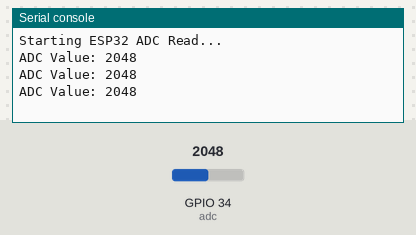
Simulated run of this program. Board: ESP32 board running MicroPython. Parts: the last lines printed to the serial console. Inputs (shaded band) come from the test bench; at power-on: GPIO 34 (adc) = 2048 (analog values on the 0–4095 scale).

Above: at 1.2 s.
1.3 s: GPIO 34 (adc) set to 2866
At 1.9 s:
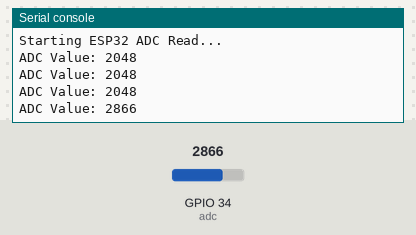
2.8 s: GPIO 34 (adc) set to 3603
At 3.4 s:
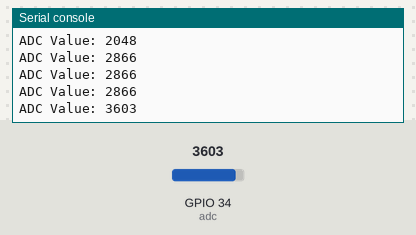
Timing chart, 0 to 5.8 s (numbered marks = the images above; inputs shaded):
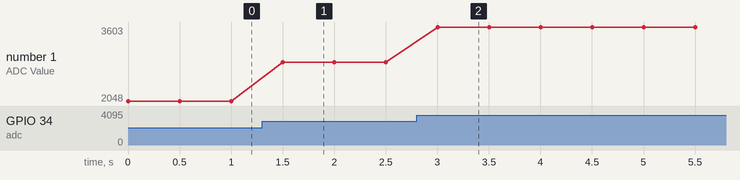

Measured:
- after the input at 1.3 s, the serial console: prints a new line after 0.20 s (image 1)
- after the input at 2.8 s, the serial console: prints a new line after 0.20 s (image 2)
- plotted number 1: 2048 → 2866 after the input at 1.3 s, 2866 → 3603 after the input at 2.8 s

The program:

adc_read.py
```python
from machine import Pin, ADC
import time

# Analog input on GPIO 34
adc = ADC(Pin(34))
adc.atten(ADC.ATTN_11DB)  # Full range: 3.3V

print("Starting ESP32 ADC Read...")

while True:
    val = adc.read()
    print("ADC Value:", val)
    time.sleep(0.5)
```
